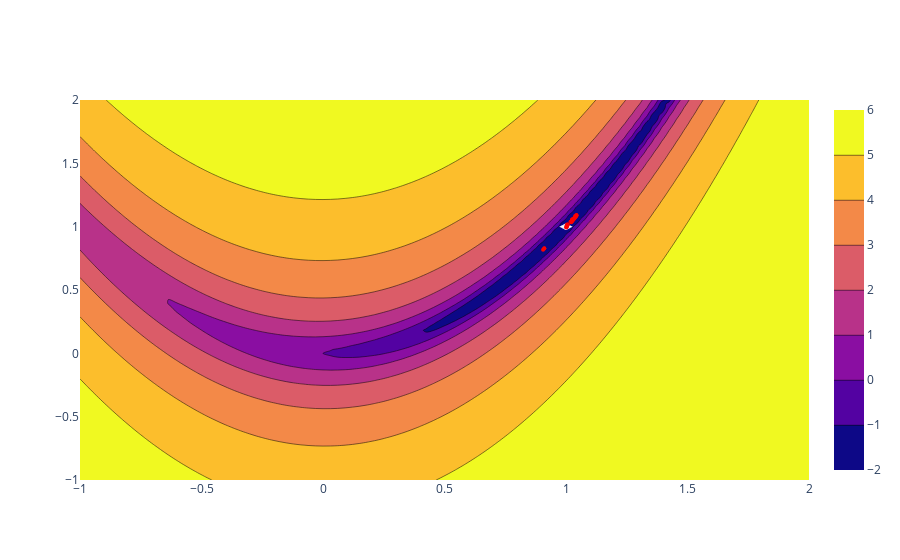

Notebook code cell kept with this figure:
### Code cell
# Initial set of samples
downselect_ratio = 0.3
yaml_string = """
type: best_candidate
num_samples: 30
# previous_samples: samples.csv # optional
# cost_variable: Z   # required if previous_samples is provided
parameters:
    X:
        min: -1
        max: 2
    Y:
        min: -1
        max: 2
"""
sample_dictionary = yaml_string_to_dict(yaml_string)

sampler = new_sampler(sample_dictionary)
samples = sampler.get_samples()

for sample in samples:
    sample['Z'] = rosenbrock_xy(sample['X'], sample['Y'])

print(f"samples ({len(samples)}):")
df = pd.DataFrame(samples)
# Display the 5 smallest elements of 'Z'
smallest_values = df['Z'].nsmallest(5).to_list()

iterations = 20
print(f"5 smallest {iterations}: {smallest_values}")
while iterations > 0:
    # Create a temporary directory
    temp_dir = tempfile.mkdtemp()
    temp_file = os.path.join(temp_dir, "temp.csv")
    df.to_csv(temp_file)

    # next set of samples
    yaml_string = f"""
    type: best_candidate
    num_samples: 30
    previous_samples: {temp_file} # optional
    cost_variable: Z   # required if previous_samples is provided
    cost_target: 0.01   # optional
    parameters:
        X:
            min: -1
            max: 2
        Y:
            min: -1
            max: 2
    """
    sample_dictionary = yaml_string_to_dict(yaml_string)

    sampler = new_sampler(sample_dictionary)
    samples = sampler.get_samples()
    if len (samples) == 0:
        print("no more samples")
        break

    for sample in samples:
        sample['Z'] = rosenbrock_xy(sample['X'], sample['Y'])

    print(f"samples ({len(samples)}):")
    df_new = pd.DataFrame(samples)
    df = pd.concat([df, df_new], ignore_index=True)

    smallest_values = df['Z'].nsmallest(5).to_list()
    print(f"5 smallest {iterations}: {smallest_values}")

    shutil.rmtree(temp_dir)
    iterations -= 1
    
selected_rows = df[df['Z'] <= 0.01]

# Contour plot
x_values = np.linspace(-1, 2, 100)  # Generate x values between -1 and 2
y_values = np.linspace(-1, 2, 100)  # Generate y values between -1 and 2
X, Y = np.meshgrid(x_values, y_values)
Z = np.log(rosenbrock_xy(X, Y))

fig = go.Figure(data=[
    go.Contour(
        z=Z,
        x=x_values,
        y=y_values,
        zmin=-2,  # Set z minimum value
        zmax=6,   # Set z maximum value 
    ),
    go.Scatter(
        x=selected_rows["X"],
        y=selected_rows["Y"],
        mode="markers",
        marker=dict(
            color="red",
            size=4,
            symbol="circle"
        ),
        name="Samples"
    )
])
fig.show()

### Figure 1 — Plotly figure (JSON) as saved in the notebook; plotly's stock layout.template omitted (floating-point values rounded to 4 significant figures; data arrays with more than 128 entries replaced by an {"elided": "..."} marker saying what was removed)
{"data": [{"type": "contour", "x": [-1, -0.9697, -0.9394, -0.9091, -0.8788, -0.8485, -0.8182, -0.7879, -0.7576, -0.7273, -0.697, -0.6667, -0.6364, -0.6061, -0.5758, -0.5455, -0.5152, -0.4848, -0.4545, -0.4242, -0.3939, -0.3636, -0.3333, -0.303, -0.2727, -0.2424, -0.2121, -0.1818, -0.1515, -0.1212, -0.09091, -0.06061, -0.0303, 0, 0.0303, 0.06061, 0.09091, 0.1212, 0.1515, 0.1818, 0.2121, 0.2424, 0.2727, 0.303, 0.3333, 0.3636, 0.3939, 0.4242, 0.4545, 0.4848, 0.5152, 0.5455, 0.5758, 0.6061, 0.6364, 0.6667, 0.697, 0.7273, 0.7576, 0.7879, 0.8182, 0.8485, 0.8788, 0.9091, 0.9394, 0.9697, 1, 1.03, 1.061, 1.091, 1.121, 1.152, 1.182, 1.212, 1.242, 1.273, 1.303, 1.333, 1.364, 1.394, 1.424, 1.455, 1.485, 1.515, 1.545, 1.576, 1.606, 1.636, 1.667, 1.697, 1.727, 1.758, 1.788, 1.818, 1.848, 1.879, 1.909, 1.939, 1.97, 2], "y": [-1, -0.9697, -0.9394, -0.9091, -0.8788, -0.8485, -0.8182, -0.7879, -0.7576, -0.7273, -0.697, -0.6667, -0.6364, -0.6061, -0.5758, -0.5455, -0.5152, -0.4848, -0.4545, -0.4242, -0.3939, -0.3636, -0.3333, -0.303, -0.2727, -0.2424, -0.2121, -0.1818, -0.1515, -0.1212, -0.09091, -0.06061, -0.0303, 0, 0.0303, 0.06061, 0.09091, 0.1212, 0.1515, 0.1818, 0.2121, 0.2424, 0.2727, 0.303, 0.3333, 0.3636, 0.3939, 0.4242, 0.4545, 0.4848, 0.5152, 0.5455, 0.5758, 0.6061, 0.6364, 0.6667, 0.697, 0.7273, 0.7576, 0.7879, 0.8182, 0.8485, 0.8788, 0.9091, 0.9394, 0.9697, 1, 1.03, 1.061, 1.091, 1.121, 1.152, 1.182, 1.212, 1.242, 1.273, 1.303, 1.333, 1.364, 1.394, 1.424, 1.455, 1.485, 1.515, 1.545, 1.576, 1.606, 1.636, 1.667, 1.697, 1.727, 1.758, 1.788, 1.818, 1.848, 1.879, 1.909, 1.939, 1.97, 2], "z": {"elided": "100x100 float values"}, "zmax": 6, "zmin": -2}, {"marker": {"color": "red", "size": 4, "symbol": "circle"}, "mode": "markers", "name": "Samples", "type": "scatter", "x": [1.001, 1.027, 1.039, 1.021, 1.003, 1.043, 1.035, 1.025, 1.004, 1.006, 1.038, 1.024, 1.043, 1.018, 1.03, 0.9107, 0.9056, 1.0, 1.006, 1.032, 1.006, 1.004, 1.039, 1.033, 1.003, 1.039, 1.021, 1.043, 0.9107, 1.025, 1.02, 1.027], "y": [0.9935, 1.05, 1.078, 1.034, 1.009, 1.092, 1.065, 1.057, 1.001, 1.016, 1.084, 1.042, 1.087, 1.039, 1.054, 0.8274, 0.8172, 0.9975, 1.012, 1.062, 1.02, 1.005, 1.074, 1.067, 1.013, 1.081, 1.041, 1.089, 0.8301, 1.047, 1.036, 1.059]}], "layout": {}}
